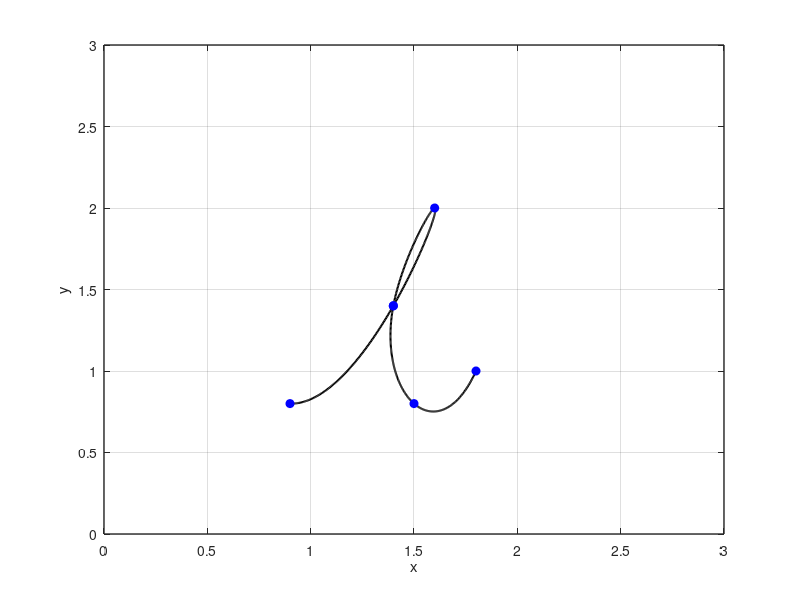

Recreate this plot in MATLAB.
x = [0.9 1.4 1.6 1.4 1.5 1.8];
y = [0.8 1.4 2 1.4 0.8 1];

n = length(x);
t = 0:n-1;
tt = 0:0.01:n-1;

xx = spline(t, x, tt);
yy = spline(t, y, tt);

figure(1)
plot(xx, yy, 'k', 'LineWidth', 1.5)
hold on
plot(x, y , 'bo', 'MarkerFaceColor', 'b')
axis([0 3 0 3])
grid on
xlabel('x')
ylabel('y')
set(gca, 'FontSize', 10, 'LineWidth', 1)
grid on